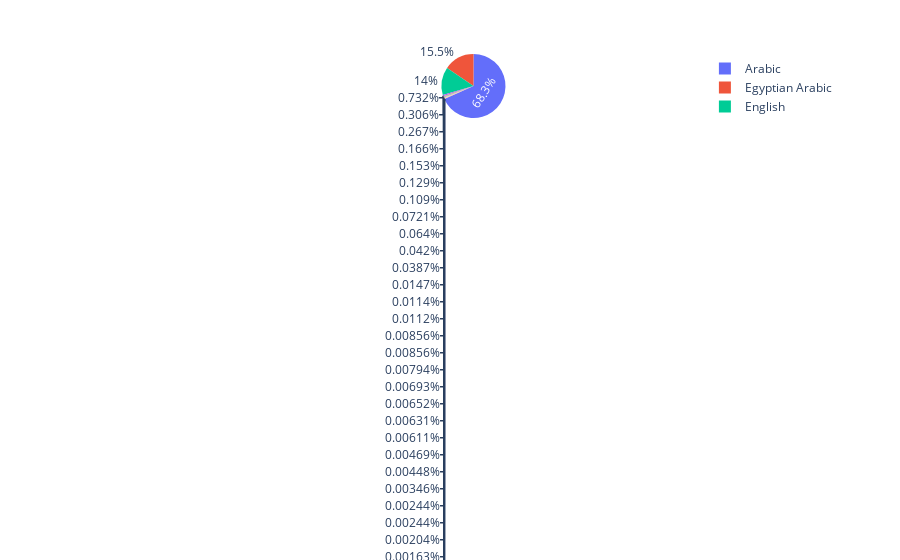

Notebook source saved alongside this figure:
### Code cell
plotPieLangFreq(egypt_lang_freq).show()

### Figure 1 — Plotly figure (JSON) as saved in the notebook; plotly's stock layout.template omitted (floating-point values rounded to 4 significant figures)
{"data": [{"domain": {"x": [0, 1], "y": [0, 1]}, "hoverlabel": {"namelength": 0}, "hovertemplate": "label=%{label}<br>value=%{value}", "labels": ["Arabic", "Egyptian Arabic", "English", "French", "Persian", "Azerbaijani", "Chinese", "German", "Spanish", "Central Kurdish", "Serbo-Croatian", "Japanese", "Aragonese", "Portuguese", "Finnish", "Hindi", "Dutch", "Indonesian", "Mazanderani", "Sindhi", "Turkish", "South Azerbaijani", "Swahili (macrolanguage)", "Sinhala", "Italian", "Polish", "Urdu", "Swedish", "Vietnamese", "Czech", "Basque", "Malay (macrolanguage)", "Korean", "Esperanto", "Pushto", "Eastern Mari", "Sicilian", "Catalan", "Sundanese", "Western Panjabi", "Waray (Philippines)", "Modern Greek (1453-)"], "legendgroup": "", "name": "", "showlegend": true, "type": "pie", "values": [335288, 75972, 68845, 3596, 1504, 1310, 816, 750, 635, 537, 354, 314, 206, 190, 72, 56, 55, 42, 42, 39, 34, 32, 31, 30, 23, 22, 17, 12, 12, 10, 8, 7, 7, 7, 7, 7, 6, 6, 6, 6, 6, 6]}], "layout": {"legend": {"tracegroupgap": 0}, "margin": {"t": 60}}}
